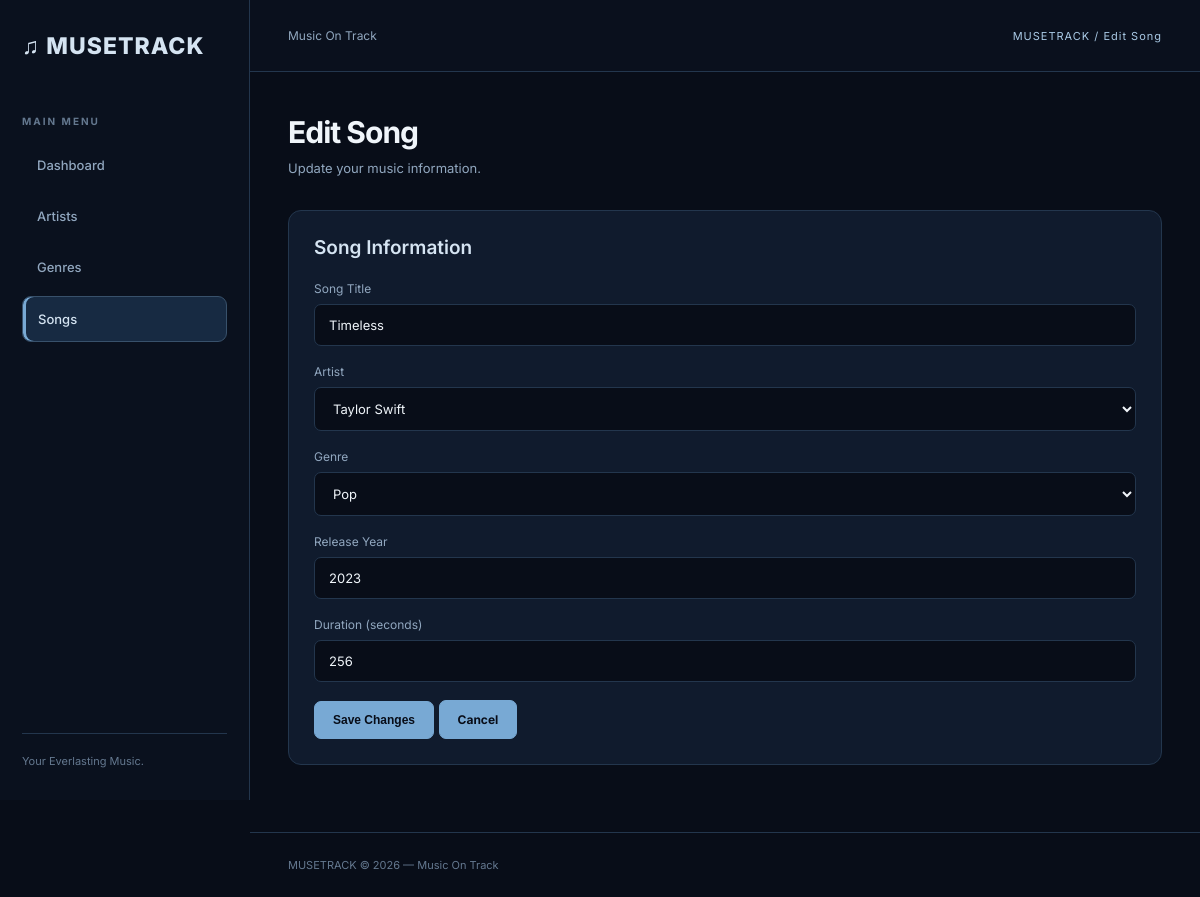
Page /view/edit_song.php?id=1 on the committed database.
### tables this page shows
CREATE TABLE `songs` (
  `id` int(11) NOT NULL,
  `title` varchar(150) NOT NULL,
  `artist_id` int(11) NOT NULL,
  `genre_id` int(11) NOT NULL,
  `release_year` year(4) NOT NULL,
  `duration` int(11) NOT NULL
);

CREATE TABLE `artists` (
  `id` int(11) NOT NULL,
  `artist_name` varchar(100) NOT NULL,
  `country` varchar(100) NOT NULL,
  `debut_year` year(4) NOT NULL
);

CREATE TABLE `genres` (
  `id` int(11) NOT NULL,
  `genre_name` varchar(100) NOT NULL,
  `description` text DEFAULT NULL
);

### class/Song.php (called while the page is built, shortened)
<?php
class Song {
    private $conn;
    private $table = "songs";
    public function __construct($db) {
        $this->conn = $db;
    }
    public function getById($id) {
        $sql = "SELECT * FROM " . $this->table .
               " WHERE id = :id";
        $stmt = $this->conn->prepare($sql);
        $stmt->execute([':id' => $id]);
        return $stmt->fetch();
    }
}
?>

### class/Artist.php (called while the page is built, shortened)
<?php
class Artist {
    private $conn;
    private $table = "artists";
    public function __construct($db) {
        $this->conn = $db;
    }
    public function getAll() {
        $sql = "SELECT * FROM " . $this->table;
        $stmt = $this->conn->prepare($sql);
        $stmt->execute();
        return $stmt->fetchAll();
    }
}
?>

### class/Genre.php (called while the page is built, shortened)
<?php
class Genre {
    private $conn;
    private $table = "genres";
    public function __construct($db) {
        $this->conn = $db;
    }
    public function getAll() {
        $sql = "SELECT * FROM " . $this->table;
        $stmt = $this->conn->prepare($sql);
        $stmt->execute();
        return $stmt->fetchAll();
    }
}
?>

### view/edit_song.php (the view, shortened to what this page needs)
<?php
require_once '../config/db.php';
require_once '../class/Artist.php';
require_once '../class/Genre.php';
require_once '../class/Song.php';
$db = (new Database())->connect();
$artist = new Artist($db);
$genre = new Genre($db);
$song = new Song($db);
$id = (int) ($_GET['id'] ?? $_POST['id'] ?? 0);
$data = $song->getById($id);
$artists = $artist->getAll();
$genres = $genre->getAll();
include 'header.php';
?>
<h1>Edit Song</h1>
<p class="subtitle">Update your music information.</p>
<div class="panel">
    <h2>Song Information</h2>
    <form method="POST">
        <div class="form-group">
            <label>Song Title</label>
            <input
                type="text"
                name="title"
                value="<?= htmlspecialchars($data['title']) ?>"
                required
            >
        </div>
        <div class="form-group">
            <label>Artist</label>
            <select name="artist_id" required>
                <?php foreach ($artists as $item): ?>
                    <option
                        value="<?= $item['id'] ?>"
                        <?= $data['artist_id'] == $item['id'] ? 'selected' : '' ?>
                    >
                        <?= htmlspecialchars($item['artist_name']) ?>
                    </option>
                <?php endforeach; ?>
            </select>
        </div>
        <div class="form-group">
            <label>Genre</label>
            <select name="genre_id" required>
                <?php foreach ($genres as $item): ?>
                    <option
                        value="<?= $item['id'] ?>"
                        <?= $data['genre_id'] == $item['id'] ? 'selected' : '' ?>
                    >
                        <?= htmlspecialchars($item['genre_name']) ?>
                    </option>
                <?php endforeach; ?>
            </select>
        </div>
        <div class="form-group">
            <label>Release Year</label>
            <input
                type="number"
                name="release_year"
                min="1901"
                max="2155"
                value="<?= htmlspecialchars($data['release_year']) ?>"
                required
            >
        </div>
        <div class="form-group">
            <label>Duration (seconds)</label>
            <input
                type="number"
                name="duration"
                min="1"
                value="<?= htmlspecialchars($data['duration']) ?>"
                required
            >
        </div>
        <button type="submit">Save Changes</button>
        <a href="songs.php" class="btn">Cancel</a>
    </form>
</div>
<?php include 'footer.php'; ?>

### style.css (style rules this page uses)
:root { --background: #080D18; --sidebar: #0A111E; --surface: #101B2D; --surface-light: #172A42; --border: #23364D; --primary: #D5E4F2; --accent: #A9C9E5; --accent-soft: #78A9D4; --text: #F0F5FA; --text-secondary: #91A7BF; --muted: #64788F; --success: #8ECDB5; --danger: #E58C98; }
* { margin: 0; padding: 0; box-sizing: border-box; }
body { font-family: 'Inter', sans-serif; background: var(--background); color: var(--text); min-height: 100vh; }
h1 { font-size: 30px; font-weight: 700; letter-spacing: -1px; margin-bottom: 10px; }
h2 { font-size: 19px; font-weight: 600; }
.subtitle { color: var(--text-secondary); font-size: 13px; margin-bottom: 34px; }
.panel { background: var(--surface); border: 1px solid var(--border); border-radius: 13px; padding: 25px; margin-bottom: 25px; }
.panel h2 { margin-bottom: 22px; color: var(--primary); }
button, .btn { display: inline-block; background: var(--accent-soft); color: #080D18; border: 1px solid var(--accent-soft); padding: 11px 18px; border-radius: 7px; font-size: 12px; font-weight: 700; cursor: pointer; text-decoration: none; transition: 0.2s ease; }
.form-group { margin-bottom: 18px; }
.form-group label { display: block; color: var(--text-secondary); font-size: 12px; margin-bottom: 8px; }
input, select, textarea { width: 100%; padding: 12px 14px; background: var(--background); border: 1px solid var(--border); border-radius: 7px; color: var(--text); font-family: inherit; font-size: 13px; outline: none; }

### rows in the picture
songs: title "Timeless", artist_id "Taylor Swift", genre_id "Pop", release_year "2023", duration "256"

### other values in the picture
$pageTitle "Edit Song"
